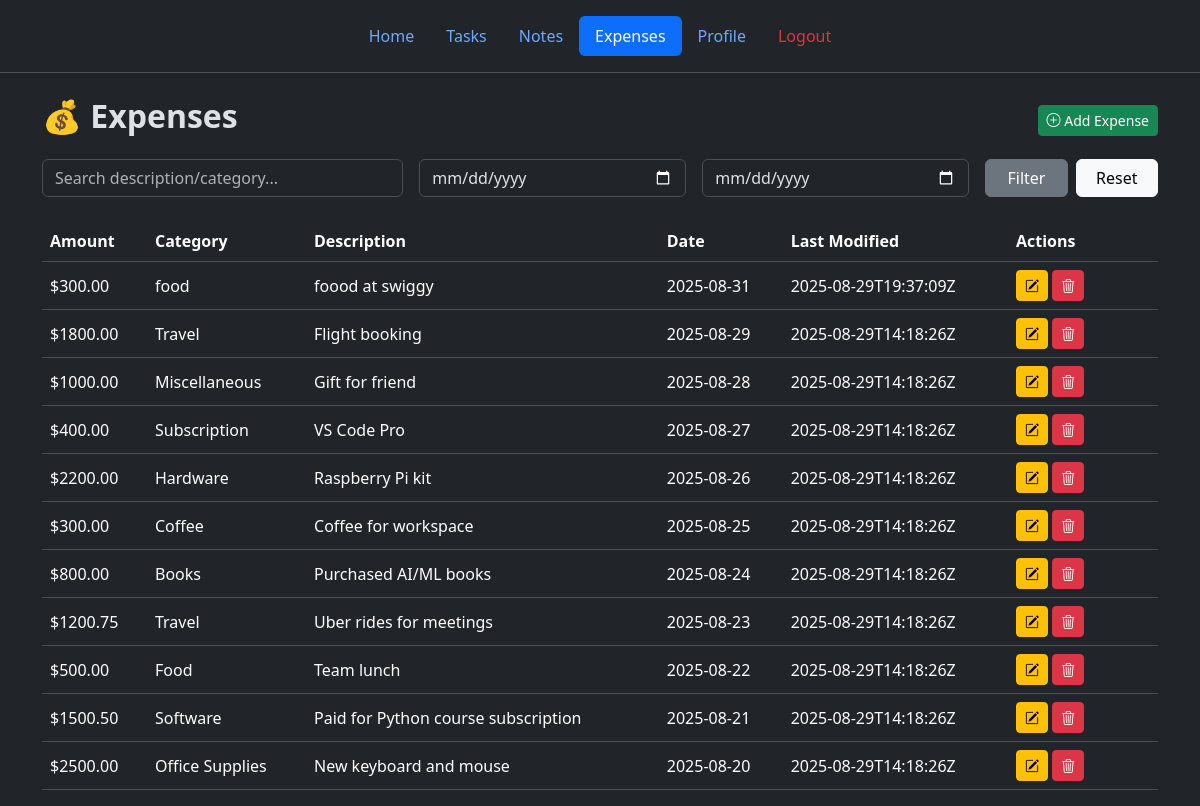
/expenses (signed in), run on an earlier commit of the app's database.
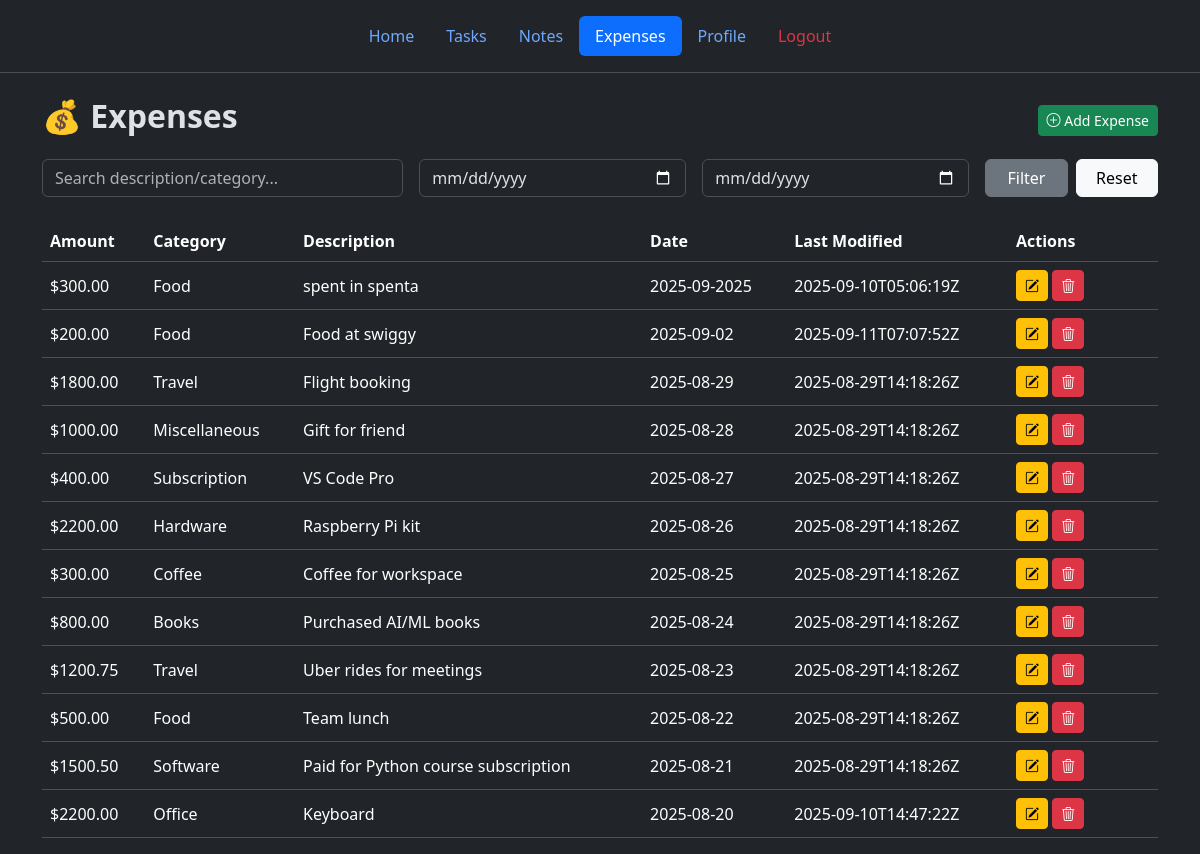
And on a later commit of the database.
### tables this page shows
CREATE TABLE expenses (
  id TEXT PRIMARY KEY,            -- UUID v4
  user_id TEXT NOT NULL,
  amount REAL NOT NULL,
  category TEXT NOT NULL,
  description TEXT,
  date TEXT NOT NULL,             -- ISO 8601 Date YYYY-MM-DD
  is_deleted INTEGER DEFAULT 0,
  deleted_at TEXT,
  last_modified TEXT DEFAULT (strftime('%Y-%m-%dT%H:%M:%SZ','now')),
  synced INTEGER DEFAULT 0,
  FOREIGN KEY(user_id) REFERENCES users(id)
);

### web/routes.py (the view)
@main_bp.route("/expenses")
@login_required
def expenses_page():
    user_id = session["user_id"]
    db_path = current_app.config["DB_PATH"]
    search_term = request.args.get('q')
    start_date = request.args.get('start_date')
    end_date = request.args.get('end_date')
    all_expenses = get_expenses(db_path, user_id, search_term, start_date, end_date)
    return render_template("expenses.html", expenses=all_expenses)

### web/models.py (called while the page is built)
def get_expenses(db_path, user_id, search_term=None, start_date=None, end_date=None):
    query = "SELECT * FROM expenses WHERE user_id=? AND is_deleted=0"
    params = [user_id]
    if search_term:
        query += " AND (category LIKE ? OR description LIKE ?)"
        params.extend([f'%{search_term}%', f'%{search_term}%'])
    if start_date:
        query += " AND date >= ?"
        params.append(start_date)
    if end_date:
        query += " AND date <= ?"
        params.append(end_date)
    query += " ORDER BY date DESC"
    with get_db_connection(db_path) as conn:
        return conn.execute(query, tuple(params)).fetchall()

### web/routes.py (called while the page is built)
def login_required(f):
    @wraps(f)
    def decorated_function(*args, **kwargs):
        if "user_id" not in session:
            flash("Please login to access this page.", "warning")
            return redirect(url_for("auth_bp.login"))
        return f(*args, **kwargs)
    return decorated_function

### web/utils.py (called while the page is built)
def get_db_connection(db_path: str):
    connect = sqlite3.connect(db_path)
    connect.row_factory = sqlite3.Row
    return connect

### web/templates/expenses.html (shortened to what this page needs)
{% extends "base.html" %} {% block content %}
<div class="container mt-4">
  <div class="d-flex justify-content-between align-items-center mb-3">
    <h2 class="fw-bold">💰 Expenses</h2>
    <button
      class="btn btn-success btn-sm"
      data-bs-toggle="modal"
      data-bs-target="#addExpenseModal"
    >
      <i class="bi bi-plus-circle"></i> Add Expense
    </button>
  </div>
  <form method="GET" class="row g-3 mb-4">
    <div class="col-md-4">
      <input
        type="text"
        name="q"
        class="form-control"
        placeholder="Search description/category..."
        value="{{ request.args.get('q', '') }}"
      />
    </div>
    <div class="col-md-3">
      <input
        type="date"
        name="start_date"
        class="form-control"
        value="{{ request.args.get('start_date', '') }}"
      />
    </div>
    <div class="col-md-3">
      <input
        type="date"
        name="end_date"
        class="form-control"
        value="{{ request.args.get('end_date', '') }}"
      />
    </div>
    <div class="col-md-2 d-flex gap-2">
      <button class="btn btn-secondary w-50" type="submit">Filter</button>
      <a
        href="{{ url_for('main_bp.expenses_page') }}"
        class="btn btn-light w-50"
        >Reset</a
      >
    </div>
  </form>
  <div class="table-responsive">
    <table class="table table-dark table-hover align-middle">
      <thead>
        <tr>
          <th>Amount</th>
          <th>Category</th>
          <th>Description</th>
          <th>Date</th>
          <th>Last Modified</th>
          <th width="150">Actions</th>
        </tr>
      </thead>
      <tbody>
        {% if expenses %} {% for expense in expenses %}
        <tr>
          <td>${{ "%.2f"|format(expense.amount) }}</td>
          <td>{{ expense.category }}</td>
          <td>{{ expense.description or "—" }}</td>
          <td>{{ expense.date }}</td>
          <td>{{ expense.last_modified or "-" }}</td>
          <td>
            <button
              class="btn btn-warning btn-sm"
              data-bs-toggle="modal"
              data-bs-target="#editExpenseModal{{ expense.id }}"
            >
              <i class="bi bi-pencil-square"></i>
            </button>
            <form
              action="{{ url_for('main_bp.remove_expense', expense_id=expense.id) }}"
              method="POST"
              class="d-inline"
              onsubmit="return confirm('Delete this expense?');"
            >
              <button type="submit" class="btn btn-danger btn-sm">
                <i class="bi bi-trash3"></i>
              </button>
            </form>
          </td>
        </tr>
        {% endfor %} {% else %}
        <tr>
          <td colspan="6" class="text-center text-muted">
            No expenses recorded yet.
          </td>
        </tr>
        {% endif %}
      </tbody>
    </table>
  </div>
</div>
{% endblock %}

What changed in the data, as far as the page shows it:
added expenses: amount "300.00", category "Food", description "spent in spenta", date "2025-09-2025", last_modified "2025-09-10T05:06:19Z"
changed expenses: amount "300.00" → "200.00"; category "food" → "Food"; description "foood at swiggy" → "Food at swiggy"; date "2025-08-31" → "2025-09-02"; last_modified "2025-08-29T19:37:09Z" → "2025-09-11T07:07:52Z"
changed expenses: amount "2500.00" → "2200.00"; category "Office Supplies" → "Office"; description "New keyboard and mouse" → "Keyboard"; last_modified "2025-08-29T14:18:26Z" → "2025-09-10T14:47:22Z"
